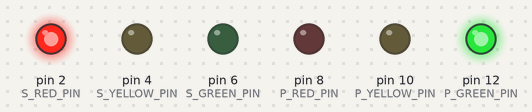
Recording of a sketch running on a simulated Arduino Uno, built with avr-gcc and run on an emulated ATmega328P. Parts: output pins drawn as LEDs (lit = HIGH). What the sketch prints to the serial monitor is not drawn.

Above: at 2.0 s.
At 4.7 s:
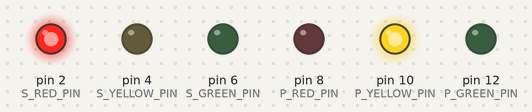
At 6.0 s:
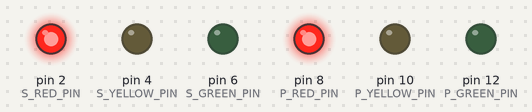
At 7.5 s:
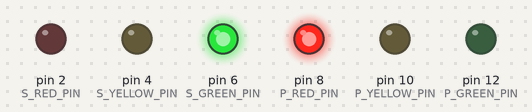
At 9.2 s:
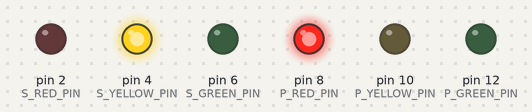
Timing chart, 0 to 14.3 s (numbered marks = the images above):
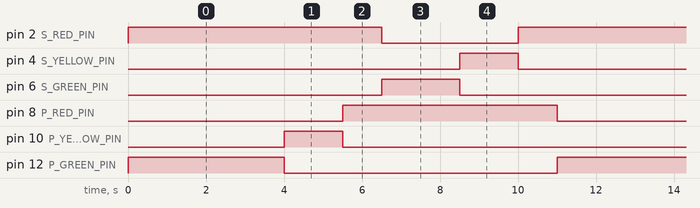

Measured:
- by itself, pin 2 (S_RED_PIN): repeats every 11.0 s: LOW 3.5 s, HIGH 7.5 s
- by itself, pin 4 (S_YELLOW_PIN), pin 10 (P_YELLOW_PIN): alternates HIGH for 1.5 s and LOW for 9.5 s
- by itself, pin 6 (S_GREEN_PIN): alternates HIGH for 2.0 s and LOW for 9.0 s
- by itself, pin 8 (P_RED_PIN): alternates HIGH for 5.5 s and LOW for 5.5 s
- by itself, pin 12 (P_GREEN_PIN): alternates HIGH for 4.0 s and LOW for 7.0 s

The sketch:

s2.3_cruce_retardo_seguridad.ino
```cpp
// Pines semáforo principal
#define P_RED_PIN 8
#define P_YELLOW_PIN 10
#define P_GREEN_PIN 12

// Pines semáforo secundario
#define S_RED_PIN 2
#define S_YELLOW_PIN 4
#define S_GREEN_PIN 6

// Estado del cruce
int estado = 1;
int estado_previo = 1;

// Factor de escala de tiempos de estado
float speed_ = 1;

// Tiempos de estado (referencia)
int E1 = 4000;
int E2 = 1500;
int E3 = 1000;
int E4 = 2000;
int E5 = 1500;

void setup() {
  Serial.begin(9600);
  //Estado inicial
  estado = 1;
  // puertos a los que están conectados los LED - salidas
  pinMode(P_RED_PIN, OUTPUT);
  pinMode(P_YELLOW_PIN, OUTPUT);
  pinMode(P_GREEN_PIN, OUTPUT);
  pinMode(S_RED_PIN, OUTPUT);
  pinMode(S_YELLOW_PIN, OUTPUT);
  pinMode(S_GREEN_PIN, OUTPUT);
}

void loop() {
  Serial.print("Estado "); Serial.print(estado); Serial.print(" ");

  // EJECUCIÓN DE ESTADO
  switch (estado) {
    case 1:
      // ESTADO E1: Coches circulando en vía PRINCIPAL
      // Vía PRINCIPAL
      digitalWrite(P_RED_PIN, LOW); digitalWrite(P_YELLOW_PIN, LOW); digitalWrite(P_GREEN_PIN, HIGH);
      // Vía SECUNDARIA
      digitalWrite(S_RED_PIN, HIGH); digitalWrite(S_YELLOW_PIN, LOW); digitalWrite(S_GREEN_PIN, LOW);
      // Volcado de info al puerto serie
      Serial.print(E1*speed_); Serial.print(" ms"); Serial.print(" \t");
      delay(E1*speed_);
      break;
    case 2:
      // ESTADO E2: Transición a vía SECUNDARIA
      // Vía PRINCIPAL
      digitalWrite(P_RED_PIN, LOW); digitalWrite(P_YELLOW_PIN, HIGH); digitalWrite(P_GREEN_PIN, LOW);
      // Vía SECUNDARIA
      digitalWrite(S_RED_PIN, HIGH); digitalWrite(S_YELLOW_PIN, LOW); digitalWrite(S_GREEN_PIN, LOW);
      // Volcado de info al puerto serie
      Serial.print(E1*speed_); Serial.print(" ms"); Serial.print(estado); Serial.print(" \t");
      delay(E2*speed_);
      break;

    case 3:
      // ESTADO E3: Colchón de seguridad en la transición (2 semáforos en rojo)
      // Vía PRINCIPAL
      digitalWrite(P_RED_PIN, HIGH); digitalWrite(P_YELLOW_PIN, LOW); digitalWrite(P_GREEN_PIN, LOW);
      // Vía SECUNDARIA
      digitalWrite(S_RED_PIN, HIGH); digitalWrite(S_YELLOW_PIN, LOW); digitalWrite(S_GREEN_PIN, LOW);
      // Volcado de info al puerto serie
      Serial.print(E3*speed_); Serial.print(" ms"); Serial.print(estado); Serial.print(" \t");
      delay(E3*speed_);
      break;

    case 4:
      // ESTADO E4: Coches circulando en vía SECUNDARIA
      // Vía PRINCIPAL
      digitalWrite(P_RED_PIN, HIGH); digitalWrite(P_YELLOW_PIN, LOW); digitalWrite(P_GREEN_PIN, LOW);
      // Vía SECUNDARIA
      digitalWrite(S_RED_PIN, LOW); digitalWrite(S_YELLOW_PIN, LOW); digitalWrite(S_GREEN_PIN, HIGH);
      // Volcado de info al puerto serie
      Serial.print(E4*speed_); Serial.print(" ms"); Serial.print(estado); Serial.print(" \t");
      delay(E4*speed_);
      break;
    case 5:
      // ESTADO E5: Transición a vía PRINCIPAL
      // Vía PRINCIPAL
      digitalWrite(P_RED_PIN, HIGH); digitalWrite(P_YELLOW_PIN, LOW); digitalWrite(P_GREEN_PIN, LOW);
      // Vía SECUNDARIA
      digitalWrite(S_RED_PIN, LOW); digitalWrite(S_YELLOW_PIN, HIGH); digitalWrite(S_GREEN_PIN, LOW);
      // Volcado de info al puerto serie
      Serial.print(E5*speed_); Serial.print(" ms"); Serial.print(estado); Serial.print(" \n");
      delay(E5*speed_);
      break;
    default:
      // turn all the LEDs on:
      for (int thisPin = 2; thisPin < 13; thisPin+=2) {
          digitalWrite(thisPin, LOW);
          Serial.print(thisPin); Serial.print(" ");
          delay(200);
        }
        Serial.println(" ");
  }

// DECISIÓN SOBRE EL SIGUIENTE ESTADO
if (estado==3 && estado_previo==5) {
  estado = 1;
  estado_previo = 3;
  }
else {
  estado_previo = estado;
  estado++; // Transición al siguiente estado
  if (estado > 5) {
    estado = 3; // Transición a estado de retardo de seguridad
    }
  }
}
```
